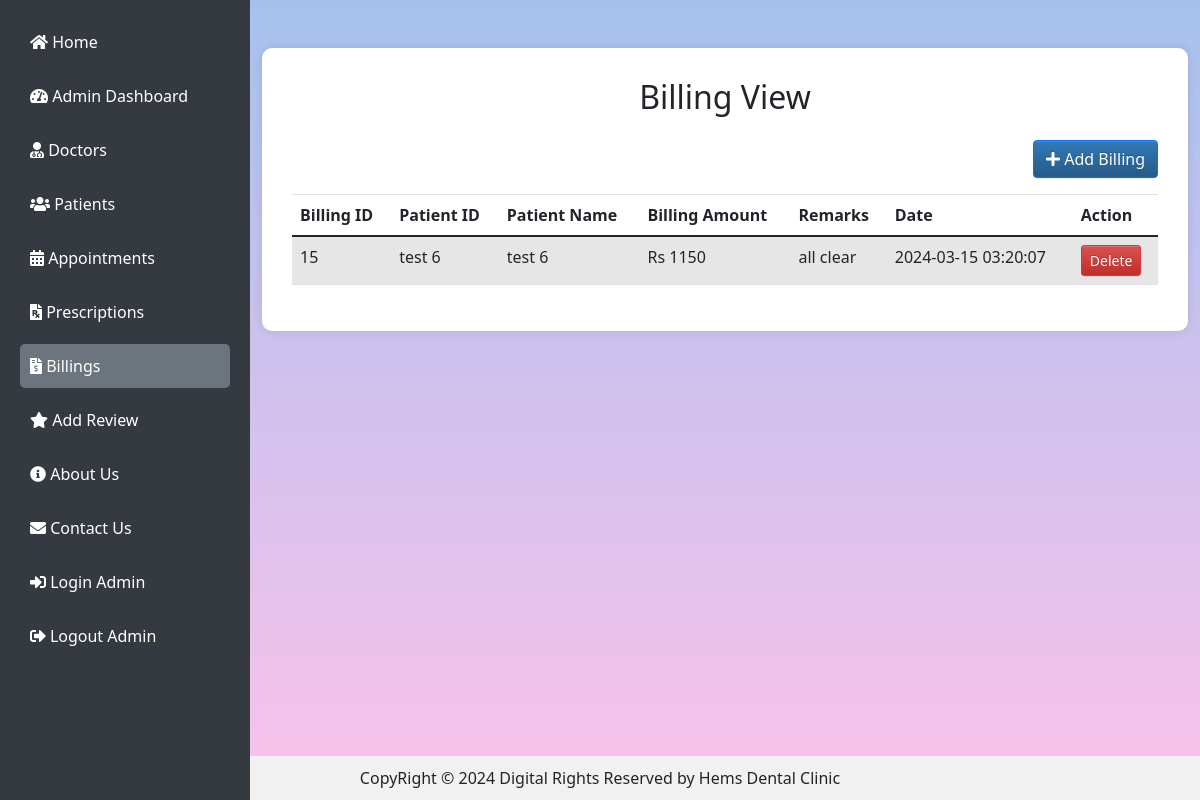
The page /viewBilling/ (signed in) on the database as committed earlier.
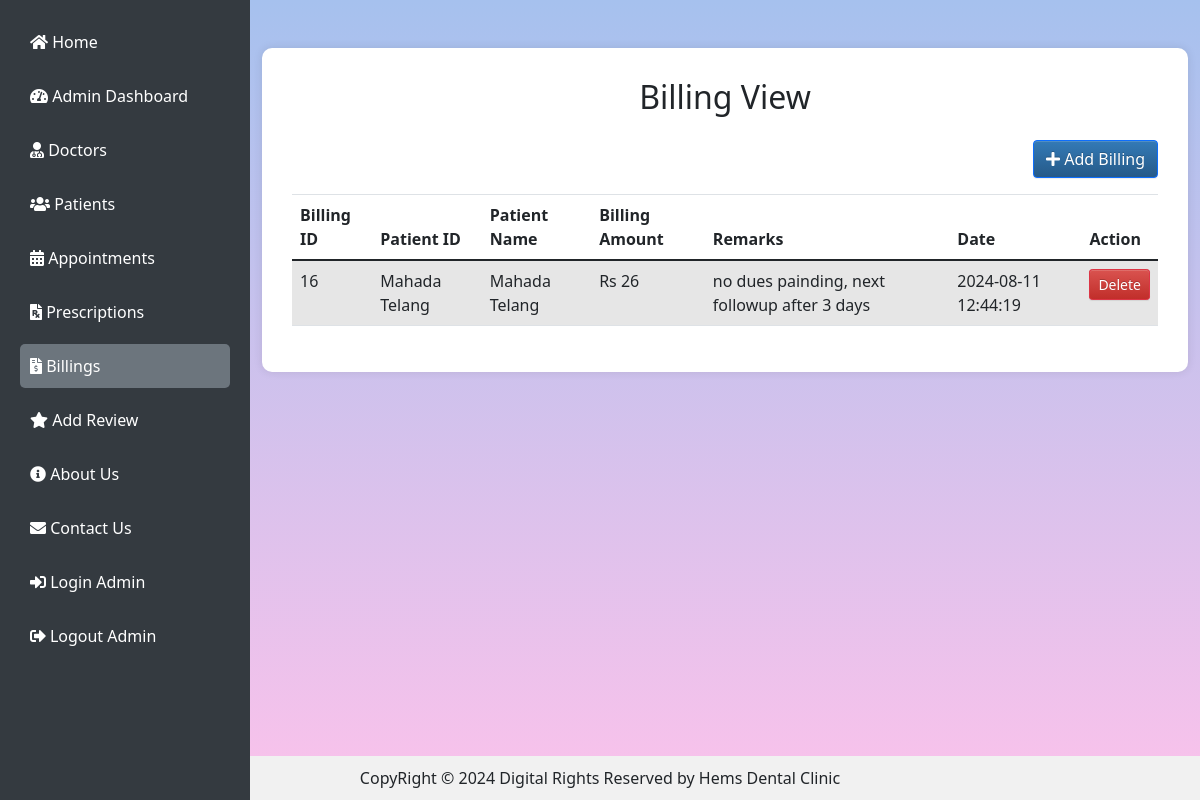
The same page on the database as committed later.
### clinic/models.py (models this page shows, shortened)
class Billing(models.Model):
    patient_id = models.ForeignKey(Patient,on_delete=models.CASCADE)
    bill_id = models.AutoField(primary_key=True)
    date = models.DateTimeField(auto_now=True)
    amount = models.IntegerField(max_length=10)
    remarks = models.CharField(max_length=250)

class Patient (models.Model):
    patient_id = models.AutoField(primary_key=True)
    name = models.CharField(max_length=50, null=False)
    date_of_birth = models.DateField()
    gender = models.CharField(max_length=10)
    blood_group = models.CharField(max_length=10)
    email_id = models.EmailField()
    address = models.TextField()
    mobile_number = models.CharField(max_length=15)
    def __str__(self) -> str:
        return self.name

### clinic/views.py (the view)
# urls.py: path('viewBilling/', view_billing, name='viewBilling'),
def view_billing(request):
    if not request.user.is_authenticated:
        return redirect('login_admin')
    billing = Billing.objects.all()
    if request.method == 'POST':
        form = BillingForm(request.POST)
        if form.is_valid():
            form.save()
            return redirect('view_billing')
    else:
        form = BillingForm()
    return render(request, 'viewBilling.html',{'billing': billing,'form': form})

### clinic/templates/viewBilling.html (shortened to what this page needs)
{% extends "basePage.html" %}
{% load crispy_forms_tags %}
{% block content %}
<div class="container my-5">
    <div class="table-container">
        <h2 class="mb-4 text-center">Billing View</h2>
        <div class="d-flex justify-content-end mb-3">
            <button type="button" class="btn btn-primary" data-bs-toggle="modal" data-bs-target="#addBillingModal">
                <i class="fas fa-plus"></i> Add Billing
            </button>
        </div>
        <table class="table table-hover table-striped" id="billingTable">
            <thead>
                <tr>
                    <th>Billing ID</th>
                    <th>Patient ID</th>
                    <th>Patient Name</th>
                    <th>Billing Amount</th>
                    <th>Remarks</th>
                    <th>Date</th>
                    <th>Action</th>
                </tr>
            </thead>
            <tbody>
                {% for i in billing %}
                <tr>
                    <td>{{i.bill_id}}</td>
                    <td>{{i.patient_id}}</td>
                    <td>{{i.patient_id.name}}</td>
                    <td>Rs {{i.amount}}</td>
                    <td>{{i.remarks}}</td>
                    <td>{{i.date|date:"Y-m-d H:i:s"}}</td>
                    <td>
                        <a href="/deleteBilling/{{i.bill_id}}"
                            onclick="return confirm('Are you sure you want to delete this bill data?')"
                            class="btn btn-danger btn-sm">Delete</a>
                    </td>
                </tr>
                {% endfor %}
            </tbody>
        </table>
    </div>
</div>
{% endblock content %}

Rows that differ between the two databases and show on the page:
removed Billing: bill_id "15", patient_id "test 6", patient_id.name "test 6", amount "1150", remarks "all clear", date "2024-03-15 03:20:07"
added Billing: bill_id "16", patient_id "Mahada Telang", patient_id.name "Mahada Telang", amount "26", remarks "no dues painding, next followup after 3 days", date "2024-08-11 12:44:19"
